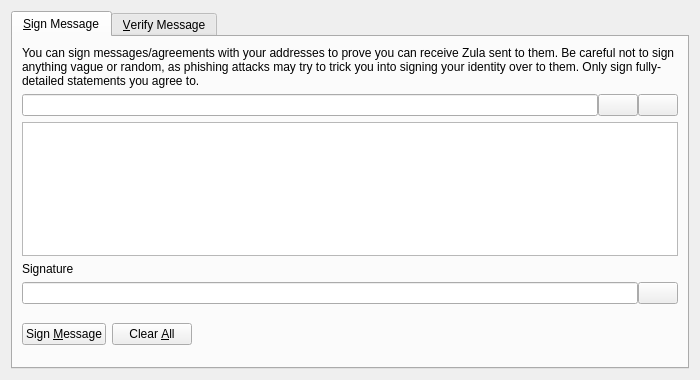
<?xml version="1.0" encoding="UTF-8"?>
<ui version="4.0">
 <class>SignVerifyMessageDialog</class>
 <widget class="QDialog" name="SignVerifyMessageDialog">
  <property name="geometry">
   <rect>
    <x>0</x>
    <y>0</y>
    <width>700</width>
    <height>380</height>
   </rect>
  </property>
  <property name="windowTitle">
   <string>Signatures - Sign / Verify a Message</string>
  </property>
  <property name="modal">
   <bool>true</bool>
  </property>
  <layout class="QVBoxLayout" name="verticalLayout">
   <item>
    <widget class="QTabWidget" name="tabWidget">
     <property name="currentIndex">
      <number>0</number>
     </property>
     <widget class="QWidget" name="tabSignMessage">
      <attribute name="title">
       <string>&amp;Sign Message</string>
      </attribute>
      <layout class="QVBoxLayout" name="verticalLayout_SM">
       <item>
        <widget class="QLabel" name="infoLabel_SM">
         <property name="text">
          <string>You can sign messages/agreements with your addresses to prove you can receive Zula sent to them. Be careful not to sign anything vague or random, as phishing attacks may try to trick you into signing your identity over to them. Only sign fully-detailed statements you agree to.</string>
         </property>
         <property name="textFormat">
          <enum>Qt::PlainText</enum>
         </property>
         <property name="wordWrap">
          <bool>true</bool>
         </property>
        </widget>
       </item>
       <item>
        <layout class="QHBoxLayout" name="horizontalLayout_1_SM">
         <property name="spacing">
          <number>0</number>
         </property>
         <item>
          <widget class="QValidatedLineEdit" name="addressIn_SM">
           <property name="toolTip">
            <string>The Zula address to sign the message with</string>
           </property>
          </widget>
         </item>
         <item>
          <widget class="QPushButton" name="addressBookButton_SM">
           <property name="toolTip">
            <string>Choose previously used address</string>
           </property>
           <property name="text">
            <string/>
           </property>
           <property name="shortcut">
            <string>Alt+A</string>
           </property>
           <property name="autoDefault">
            <bool>false</bool>
           </property>
          </widget>
         </item>
         <item>
          <widget class="QPushButton" name="pasteButton_SM">
           <property name="toolTip">
            <string>Paste address from clipboard</string>
           </property>
           <property name="text">
            <string/>
           </property>
           <property name="shortcut">
            <string>Alt+P</string>
           </property>
           <property name="autoDefault">
            <bool>false</bool>
           </property>
          </widget>
         </item>
        </layout>
       </item>
       <item>
        <widget class="QPlainTextEdit" name="messageIn_SM">
         <property name="toolTip">
          <string>Enter the message you want to sign here</string>
         </property>
        </widget>
       </item>
       <item>
        <widget class="QLabel" name="signatureLabel_SM">
         <property name="text">
          <string>Signature</string>
         </property>
         <property name="textFormat">
          <enum>Qt::PlainText</enum>
         </property>
        </widget>
       </item>
       <item>
        <layout class="QHBoxLayout" name="horizontalLayout_2_SM">
         <property name="spacing">
          <number>0</number>
         </property>
         <item>
          <widget class="QLineEdit" name="signatureOut_SM">
           <property name="font">
            <font>
             <italic>true</italic>
            </font>
           </property>
           <property name="readOnly">
            <bool>true</bool>
           </property>
          </widget>
         </item>
         <item>
          <widget class="QPushButton" name="copySignatureButton_SM">
           <property name="toolTip">
            <string>Copy the current signature to the system clipboard</string>
           </property>
           <property name="text">
            <string/>
           </property>
           <property name="autoDefault">
            <bool>false</bool>
           </property>
          </widget>
         </item>
        </layout>
       </item>
       <item>
        <layout class="QHBoxLayout" name="horizontalLayout_3_SM">
         <item>
          <widget class="QPushButton" name="signMessageButton_SM">
           <property name="toolTip">
            <string>Sign the message to prove you own this Zula address</string>
           </property>
           <property name="text">
            <string>Sign &amp;Message</string>
           </property>
           <property name="autoDefault">
            <bool>false</bool>
           </property>
          </widget>
         </item>
         <item>
          <widget class="QPushButton" name="clearButton_SM">
           <property name="toolTip">
            <string>Reset all sign message fields</string>
           </property>
           <property name="text">
            <string>Clear &amp;All</string>
           </property>
           <property name="autoDefault">
            <bool>false</bool>
           </property>
          </widget>
         </item>
         <item>
          <spacer name="horizontalSpacer_1_SM">
           <property name="orientation">
            <enum>Qt::Horizontal</enum>
           </property>
           <property name="sizeHint" stdset="0">
            <size>
             <width>40</width>
             <height>48</height>
            </size>
           </property>
          </spacer>
         </item>
         <item>
          <widget class="QLabel" name="statusLabel_SM">
           <property name="font">
            <font>
             <weight>75</weight>
             <bold>true</bold>
            </font>
           </property>
           <property name="text">
            <string/>
           </property>
           <property name="wordWrap">
            <bool>true</bool>
           </property>
          </widget>
         </item>
         <item>
          <spacer name="horizontalSpacer_2_SM">
           <property name="orientation">
            <enum>Qt::Horizontal</enum>
           </property>
           <property name="sizeHint" stdset="0">
            <size>
             <width>40</width>
             <height>48</height>
            </size>
           </property>
          </spacer>
         </item>
        </layout>
       </item>
      </layout>
     </widget>
     <widget class="QWidget" name="tabVerifyMessage">
      <attribute name="title">
       <string>&amp;Verify Message</string>
      </attribute>
      <layout class="QVBoxLayout" name="verticalLayout_VM">
       <item>
        <widget class="QLabel" name="infoLabel_VM">
         <property name="text">
          <string>Enter the receiver's address, message (ensure you copy line breaks, spaces, tabs, etc. exactly) and signature below to verify the message. Be careful not to read more into the signature than what is in the signed message itself, to avoid being tricked by a man-in-the-middle attack. Note that this only proves the signing party receives with the address, it cannot prove sendership of any transaction!</string>
         </property>
         <property name="textFormat">
          <enum>Qt::PlainText</enum>
         </property>
         <property name="alignment">
          <set>Qt::AlignLeading|Qt::AlignLeft|Qt::AlignTop</set>
         </property>
         <property name="wordWrap">
          <bool>true</bool>
         </property>
        </widget>
       </item>
       <item>
        <layout class="QHBoxLayout" name="horizontalLayout_1_VM">
         <property name="spacing">
          <number>0</number>
         </property>
         <item>
          <widget class="QValidatedLineEdit" name="addressIn_VM">
           <property name="toolTip">
            <string>The Zula address the message was signed with</string>
           </property>
          </widget>
         </item>
         <item>
          <widget class="QPushButton" name="addressBookButton_VM">
           <property name="toolTip">
            <string>Choose previously used address</string>
           </property>
           <property name="text">
            <string/>
           </property>
           <property name="shortcut">
            <string>Alt+A</string>
           </property>
           <property name="autoDefault">
            <bool>false</bool>
           </property>
          </widget>
         </item>
        </layout>
       </item>
       <item>
        <widget class="QPlainTextEdit" name="messageIn_VM"/>
       </item>
       <item>
        <widget class="QValidatedLineEdit" name="signatureIn_VM"/>
       </item>
       <item>
        <layout class="QHBoxLayout" name="horizontalLayout_2_VM">
         <item>
          <widget class="QPushButton" name="verifyMessageButton_VM">
           <property name="toolTip">
            <string>Verify the message to ensure it was signed with the specified Zula address</string>
           </property>
           <property name="text">
            <string>Verify &amp;Message</string>
           </property>
           <property name="autoDefault">
            <bool>false</bool>
           </property>
          </widget>
         </item>
         <item>
          <widget class="QPushButton" name="clearButton_VM">
           <property name="toolTip">
            <string>Reset all verify message fields</string>
           </property>
           <property name="text">
            <string>Clear &amp;All</string>
           </property>
           <property name="autoDefault">
            <bool>false</bool>
           </property>
          </widget>
         </item>
         <item>
          <spacer name="horizontalSpacer_1_VM">
           <property name="orientation">
            <enum>Qt::Horizontal</enum>
           </property>
           <property name="sizeHint" stdset="0">
            <size>
             <width>40</width>
             <height>48</height>
            </size>
           </property>
          </spacer>
         </item>
         <item>
          <widget class="QLabel" name="statusLabel_VM">
           <property name="font">
            <font>
             <weight>75</weight>
             <bold>true</bold>
            </font>
           </property>
           <property name="text">
            <string/>
           </property>
           <property name="wordWrap">
            <bool>true</bool>
           </property>
          </widget>
         </item>
         <item>
          <spacer name="horizontalSpacer_2_VM">
           <property name="orientation">
            <enum>Qt::Horizontal</enum>
           </property>
           <property name="sizeHint" stdset="0">
            <size>
             <width>40</width>
             <height>48</height>
            </size>
           </property>
          </spacer>
         </item>
        </layout>
       </item>
      </layout>
     </widget>
    </widget>
   </item>
  </layout>
 </widget>
 <customwidgets>
  <customwidget>
   <class>QValidatedLineEdit</class>
   <extends>QLineEdit</extends>
   <header>qvalidatedlineedit.h</header>
  </customwidget>
 </customwidgets>
 <resources>
  <include location="../zula.qrc"/>
 </resources>
 <connections/>
</ui>
